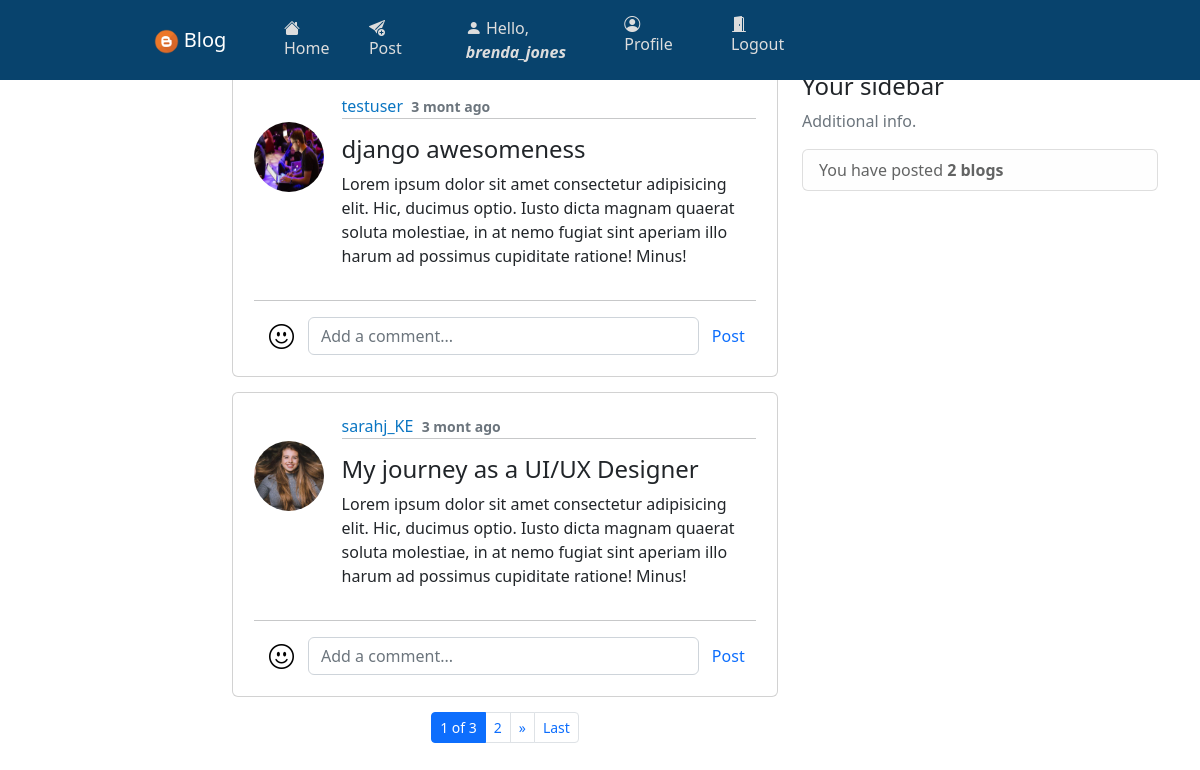
Page /users/homepage/ (signed in) on the earlier database version.
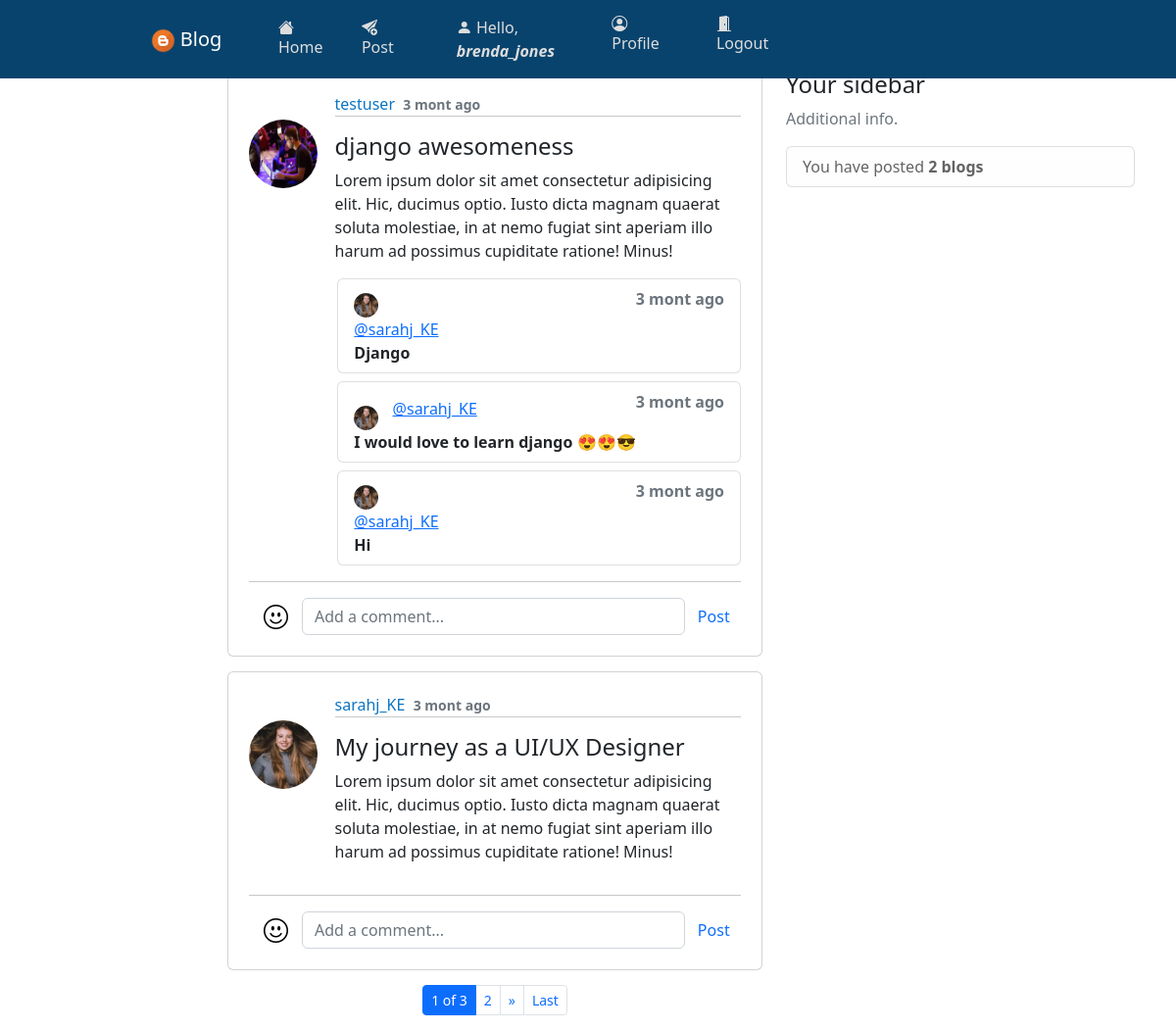
Same page on the later database version.
### users/models.py (models this page shows, shortened)
class Posts(models.Model):
    id = models.CharField(max_length=12, primary_key=True, editable=False)
    blogger = models.ForeignKey(Profile, on_delete=models.CASCADE, editable=False)
    title = models.CharField(max_length=60, blank=False)
    content = models.TextField(blank=False)
    posted = models.DateTimeField(auto_now_add=True)
    edited = models.DateTimeField(auto_now=True)
    class Meta:
        ordering = ['-posted']
        verbose_name_plural = 'Posts'

class Profile(models.Model):
    id = models.CharField(max_length=12, primary_key=True, editable=False)
    name = models.OneToOneField(User, on_delete=models.CASCADE, editable=False)
    gender = models.CharField(max_length=7, blank=False)
    phone_no = models.CharField(max_length=14, blank=False)
    country = models.CharField(max_length=10, blank=False)
    dob = models.DateField(null=True, blank=False)
    age = models.PositiveIntegerField(default=0, editable=False)
    dp = models.ImageField(upload_to='Profile-pics/', default='default.png')
    created = models.DateTimeField(auto_now_add=True)
    edited = models.DateTimeField(auto_now=True)
    def __str__(self):
        return f'{self.name}'
    class Meta:
        ordering = ['name']
        verbose_name_plural = 'User Profiles'

class Comments(models.Model):
    id = models.CharField(max_length=12, primary_key=True, editable=False)
    post = models.ForeignKey(Posts, on_delete=models.CASCADE, editable=False)
    name = models.ForeignKey(Profile, on_delete=models.CASCADE, editable=False)
    comment = models.TextField(blank=False)
    created = models.DateTimeField(auto_now_add=True)
    edited = models.DateTimeField(auto_now=True)
    class Meta:
        ordering = ['-created']
        verbose_name_plural = 'Comments'

### users/views.py (the view, shortened to what this page needs)
# urls.py: path('homepage/', views.homepage_view, name='homepage'),
@login_required(login_url='login')
@user_passes_test(lambda user: user.is_staff is False and user.is_superuser is False)
def homepage_view(request):
    blogs = Posts.objects.all()
    p = Paginator(blogs, 2)
    page_number = request.GET.get('page')
    try:
        page_obj = p.get_page(page_number)
    except PageNotAnInteger:
        page_obj = p.page(1)
    except EmptyPage:
        page_obj = p.page(p.num_pages)
    context = {
        'total_blogs': Posts.objects.filter(blogger=request.user.profile).count(),
        'comments': Comments.objects.all(),
        'page': page_obj, 'posted_blogs': page_obj
    }
    return render(request, 'users/index.html', context)

### users/templates/users/index.html (shortened to what this page needs)
{% extends 'users/base.html' %}{% block title %}Homepage{% endblock %}
{% load crispy_forms_tags %}
    {% block content %}
    <main class="container body-container" role="main">
        <div class="row">
            <div class="col-md-6 offset-sm-2">
                {% for blogs in posted_blogs %}
                <div class="card card-body pb-0">
                    <article class="media content-section">
                        <div class="d-flex align-items-start justify-content-center">
                            <img src="{{ blogs.blogger.dp.url }}" alt="img" class="rounded-circle article-img">
                            <div class="media-body">
                                <div class="article-metadata">
                                    <a href="{% url 'userprofile' blogs.blogger %}" class="mr-3">{{ blogs.blogger }}</a>
                                    <small class="text-muted fw-bold">{{ blogs.posted|timesince|cut:" "|slice:":6" }} ago</small>
                                    <hr class="mt-0">
                                </div>
                                <div class="delete-icon">
                                    <a href="{% url 'edit_blog' blogs.id blogs.blogger %}" class="icon">
                                    </a>
                                    <a href="" class="icon" data-bs-toggle="modal" data-bs-target="#delete-post-{{blogs.id}}">
                                    </a>
                                </div>
                                <h4>{{ blogs.title }}</h4>
                                <p class="article-content">
                                    {{ blogs.content }}
                                </p>
                            </div>
                        </div>
                        <div class="comments-section">
                            {% for c in comments %}
                                {% if c.post.id == blogs.id %}
                                <ol class="list-group mb-2">
                                    <li class="list-group-item d-flex justify-content-between align-items-start">
                                      <div class="">
                                        <img class="rounded-circle" src="{{c.name.dp.url}}" alt="">
                                        <a href="{% url 'userprofile' c.name %}">@{{c.name}}</a>
                                        <div class="fw-bold">
                                            {{c.comment}}
                                        </div>
                                      </div>
                                      <span class="text-muted fw-bold">{{c.created|timesince|cut:" "|slice:"6"}} ago</span>
                                    </li>
                                </ol>
                                {% endif %}
                            {% endfor %}
                        </div>
                        <hr class="w-100">
                        <div class="d-flex align-items-center post-comment-container">
                            <a href=""><i class="bi-emoji-smile"></i></a>
                            <form action="" method="post" class="d-flex">
                                <input type="text" placeholder="Add a comment..." name="comment" class="form-control">
                                <button type="submit" class="btn btn-default text-primary">Post</button>
                            </form>
                        </div>
                    </article>
                </div>
                {% empty %}
                <div class="text-center pt-3">
                    <h5 class="small text-muted">Blogs will appear here</h5>
                </div>
                {% endfor %}
                <nav aria-label="Pages">
                    <ul class="pagination pagination-sm justify-content-center">
                        {% for num in page.paginator.page_range %}
                            {% if page.number == num %}
                                <li class="page-item active" aria-current="page"><a class="page-link" href="?page={{num}}">{{num}} of {{ page.paginator.num_pages }}</a></li>
                            {% elif num > page.number|add:"-2" and num < page.number|add:"2" %}
                                <li class="page-item"><a class="page-link" href="?page={{num}}">{{num}}</a></li>
                            {% endif %}
                        {% endfor %}
                        {% if page.has_next %}
                            <li class="page-item"><a href="?page={{ page.next_page_number }}" class="page-link">&raquo;</a></li>
                            <li class="page-item"><a href="?page={{ page.paginator.num_pages }}" class="page-link">Last</a></li>
                        {% endif %}
                    </ul>
                </nav>
            </div>
            <div class="col-md-4">
                <div class="content-section card-body">
                    <h4>Your sidebar</h4>
                    <p class="text-muted">Additional info.</p>
                    <ul class="list-group">
                        <li class="list-group-item list-group-item-light">
                            You have posted <b>{% if total_blogs == 1 %}1 blog{% else %}{{ total_blogs }} blogs{% endif %}</b>
                        </li>
                    </ul>
                </div>
            </div>
        </div>
    </main>
    {% endblock %}

### users/templates/users/base.html (shortened to what this page needs)
    {% load static %}
    <link rel="stylesheet" href="{% static 'css/styles.css' %}">
    <link href="https://cdn.jsdelivr.net/npm/bootstrap@5.2.2/dist/css/bootstrap.min.css" rel="stylesheet">
    <link rel="stylesheet" href="https://cdn.jsdelivr.net/npm/bootstrap-icons@1.9.1/font/bootstrap-icons.css">
    <header class="site-header">
        <nav class="navbar navbar-expand-lg navbar-dark bg-steel fixed-top">
            <div class="container">
                <a href="{% url 'homepage' %}" class="navbar-brand ml-4 text-center"><img src="{% static 'img/favicon.png' %}" alt="logo"> Blog</a>
                <div class="collapse navbar-collapse" id="navbarToggle">
                    <div class="navbar-nav mr-5">
                        {% if user.is_authenticated %}
                        <a href="{% url 'homepage' %}" class="nav-item nav-link"><i class="bi-house-fill"></i> Home</a>
                        <a href="{% url 'upload_blog' %}" class="nav-item nav-link"><i class="bi-send-plus-fill"></i> Post</a>
                        {% endif %}
                    </div>
                    <div class="navbar-nav account-links">
                        {% if user.is_authenticated %}
                        <a href="{% url 'profile' %}" class="nav-item nav-link"><i class="bi-person-fill"></i> Hello, <b class="fst-italic">{{ request.user.username }}</b></a>
                        <a href="{% url 'profile' %}" class="nav-item nav-link"><i class="bi-person-circle"></i> Profile</a>
                        <a href="{% url 'user_logout' %}" class="nav-item nav-link"><i class="bi-door-open-fill"></i> Logout</a>
                        {% else %}
                        <a href="{% url 'login' %}" class="nav-item nav-link"><i class="bi-door-closed-fill"></i> Login</a>
                        <a href="{% url 'signup' %}" class="nav-item nav-link"><i class="bi-person-plus-fill"></i> Register</a>
                        {% endif %}
                    </div>
                </div>
            </div>
        </nav>
    </header>
    {% block content %}
    {% endblock %}

### static/css/styles.css (style rules this page uses)
* { box-sizing: border-box; }
.bg-steel { background-color: #08436d; }
.site-header .container .navbar-brand { margin-left: 12%; margin-right: 3%; }
.site-header .container .navbar-brand img { height: 25px; width: 25px; }
.site-header .container .navbar-nav a { margin-right: 7px; color: #ddd; }
.site-header .container .account-links { margin-left: 37%; }
.body-container { margin-top: 6%; }
.body-container .card { margin-bottom: 15px; }
.body-container .card .content-section { padding: 5px; }
.body-container .card .content-section img { height: 70px; width: 70px; margin-right: 3.5%; margin-top: 5.5%; }
.body-container .card .content-section .article-metadata a { margin-right: 1%; text-decoration: none; color: #0a75c2; }
.body-container .card .content-section .delete-icon { position: absolute; right: 0px; top: 15px; }
.body-container .card .content-section .icon { color: #21252c; padding-right: 20px; padding-bottom: 5px; transition: 0.3s; font-size: 16px; text-decoration: none; }
.body-container .card .content-section .comments-section { margin-left: 18%; }
.body-container .card .content-section .comments-section img { height: 25px; width: 25px; }
.body-container .post-comment-container { margin-left: 15px; margin-bottom: 0; }
.body-container .post-comment-container a { font-size: 25px; margin-right: 1%; margin-top: -3%; color: black; }
.body-container .post-comment-container input[type="text"] { width: 400px; margin-left: 2%; }
@media only screen and (min-device-width: 546px) and (max-device-width: 1200px) { .site-header .container .navbar-brand { margin-left: 10%; margin-right: 3%; } }
@media only screen and (min-device-width: 546px) and (max-device-width: 1200px) { .site-header .container .navbar-nav a { margin-left: 10%; margin-right: 5px; color: #ddd; } }
@media only screen and (min-device-width: 546px) and (max-device-width: 1200px) { .site-header .container .account-links { margin-left: 0; } }

Differences in the rows shown:
added Comments: name.dp (picture), name "sarahj_KE", comment "Django", created "3 mont", shown under Posts "django awesomeness"
added Comments: name.dp (picture), name "sarahj_KE", comment "I would love to learn django 😍️😍️😎️", created "3 mont", shown under Posts "django awesomeness"
added Comments: name.dp (picture), name "sarahj_KE", comment "Hi", created "3 mont", shown under Posts "django awesomeness"
